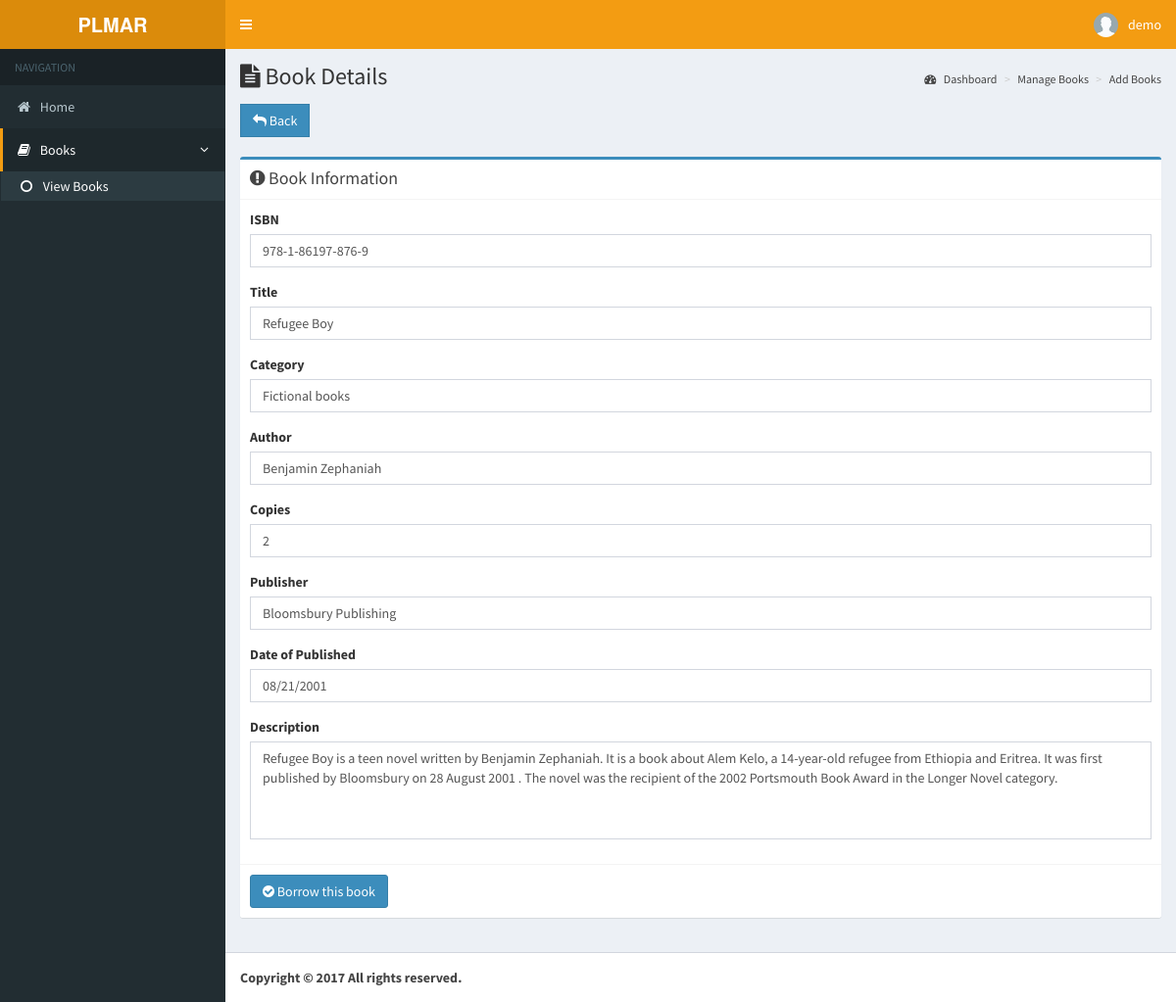
Screenshot of /pages/student/view-details.php?id=7 (signed in) with the database file from the repository.
### tables this page shows
CREATE TABLE `pl_account_tbl` (
  `id` int(11) NOT NULL,
  `image` varchar(255) NOT NULL,
  `student_id` varchar(255) NOT NULL,
  `name` varchar(255) NOT NULL,
  `email` varchar(255) NOT NULL,
  `gender` varchar(255) NOT NULL,
  `branch` varchar(255) NOT NULL,
  `year` varchar(255) NOT NULL,
  `section` varchar(255) NOT NULL,
  `username` varchar(255) NOT NULL,
  `password` varchar(255) NOT NULL,
  `role` varchar(255) NOT NULL,
  `date` timestamp NOT NULL DEFAULT CURRENT_TIMESTAMP ON UPDATE CURRENT_TIMESTAMP
);

CREATE TABLE `pl_books_tbl` (
  `id` int(11) NOT NULL,
  `isbn` varchar(255) NOT NULL,
  `title` varchar(255) NOT NULL,
  `category` varchar(255) NOT NULL,
  `author` varchar(255) NOT NULL,
  `publisher` varchar(255) NOT NULL,
  `description` varchar(1000) NOT NULL,
  `status` varchar(255) NOT NULL,
  `copies` int(11) NOT NULL,
  `requesting` int(11) NOT NULL,
  `published_date` varchar(255) NOT NULL
);

### pages/student/view-details.php (the view, shortened to what this page needs)
<?php
include '../../functions/functions.php';
$query = $db->query("SELECT * FROM pl_account_tbl WHERE id = ".$_SESSION['user']);
$row = $query->fetch_object();
$name = $row->name;
$image = $row->image;
$query = $db->query("SELECT * FROM pl_books_tbl WHERE id = ".$_GET['id']);
$row = $query->fetch_object();
$isbn = $row->isbn;
$title = $row->title;
$category = $row->category;
$author = $row->author;
$publisher = $row->publisher;
$status = $row->status;
$copies = $row->copies;
$published_date = $row->published_date;
$description = $row->description;
?>
<!DOCTYPE html>
<html>
<head>
  <link rel="stylesheet" href="../../bootstrap/css/bootstrap.min.css">
  <link rel="stylesheet" href="https://cdnjs.cloudflare.com/ajax/libs/font-awesome/4.5.0/css/font-awesome.min.css">
  <link rel="stylesheet" href="https://cdnjs.cloudflare.com/ajax/libs/ionicons/2.0.1/css/ionicons.min.css">
  <link rel="stylesheet" href="../../dist/css/AdminLTE.min.css">
  <link rel="stylesheet" href="../../plugins/select2/select2.min.css">
  <link rel="stylesheet" href="../../dist/css/skins/skin-yellow.min.css">
  <link rel="stylesheet" type="text/css" href="../../dist/css/jquery.ui.css">
  <link rel="stylesheet" type="text/css" href="../../dist/sweetalert/dist/sweetalert.css">
  <link rel="stylesheet" type="text/css" href="../../dist/sweetalert/themes/twitter/twitter.css">
</head>
<body class="hold-transition skin-yellow sidebar-mini">
<div class="wrapper">
  <header class="main-header">
    <a class="logo">
      <span class="logo-lg"><b>PLMAR</b></span>
    </a>
    <nav class="navbar navbar-static-top" role="navigation">
      <a href="#" class="sidebar-toggle" data-toggle="offcanvas" role="button">
      </a>
      <div class="navbar-custom-menu">
        <ul class="nav navbar-nav">
          <li class="dropdown user user-menu">
            <a href="#" class="dropdown-toggle" data-toggle="dropdown">
              <img src="../../<?php echo $image?>" class="user-image" alt="User Image">
              <span class="hidden-xs"><?php echo$name?></span>
            </a>
          </li>
        </ul>
      </div>
    </nav>
  </header>
  <aside class="main-sidebar">
    <section class="sidebar">
      <ul class="sidebar-menu">
        <li class="header">NAVIGATION</li>
         <li><a href="home.php"><i class="fa fa-home"></i> <span>Home</span></a></li>
        <li class="treeview active">
          <a href="#">
            <i class="fa fa-book"></i> <span> Books</span>
            <span class="pull-right-container">
              <i class="fa fa-angle-left pull-right"></i>
            </span>
          </a>
          <ul class="treeview-menu">
            <li class="active"><a href="view-books.php"><i class="fa fa-circle-o"></i> View Books</a></li>
          </ul>
        </li>
      </ul>
    </section>
  </aside>
  <div class="content-wrapper">
    <section class="content-header">
      <h1><i class="fa fa-file-text"></i> Book Details</h1>
      <ol class="breadcrumb">
        <li><a href="#"><i class="fa fa-dashboard"></i> Dashboard</a></li>
        <li><a href="#">Manage Books</a></li>
        <li class="active"><a href="#">Add Books</a></li>
      </ol>
    </section>
    <section class="content">
    <div class="row">
      <div class="col-md-12 col-xs-12">
        <a class="btn btn-primary flat" href="view-books.php"><i class="fa fa-reply"></i> Back</a>
      </div>
    </div>
    <br>
    <div class="row">
        <div class="col-md-12 col-xs-12">
          <div class="box box-primary">
            <div class="box-header with-border">
              <h3 class="box-title"><i class="fa fa-exclamation-circle"></i> Book Information</h3>
            </div>
            <form role="form" method="POST" data-parsley-validate>
              <div class="box-body">
                <div class="form-group">
                  <label for="ISBN">ISBN</label>
                  <p class="form-control"><?php echo$isbn?></p>
                </div>
                <div class="form-group">
                  <label for="title">Title</label>
                  <p class="form-control"><?php echo$title?></p>
                </div>
                <div class="form-group">
                  <label for="Category">Category</label>
                  <p class="form-control"><?php echo$category?></p>
                </div>
                <div class="form-group">
                  <label for="author">Author</label>
                  <p class="form-control"><?php echo$author?></p>
                </div>
                <div class="form-group">
                  <label for="Copies">Copies</label>
                  <p class="form-control"><?php echo$copies?></p>
                </div>
                <div class="form-group">
                  <label for="publisher">Publisher</label>
                  <p class="form-control"><?php echo$publisher?></p>
                </div>
                <div class="form-group">
                  <label for="publisher">Date of Published</label>
                  <p class="form-control"><?php echo$published_date?></p>
                </div>
                <div class="form-group">
                  <label for="description">Description</label>
                  <textarea class="form-control" style="resize:none;height:100px" name="description"><?php echo$description?></textarea>
                </div>
              </div>
              <div class="box-footer">
                <?php
                if($status == 'Unavailable') {
                  echo '<div class="alert alert-danger">This book is unavailable</div>';
                } else {
                  ?>
                  <a href="#" onClick="borrow(<?php echo$_GET['id']?>)" class="btn btn-primary"><i class="fa fa-check-circle"></i> Borrow this book</a>
                  <?php
                }
                ?>
              </div>
            </form>
          </div>
          </div>
    </div>
    </section>
  </div>
  <footer class="main-footer">
    <strong>Copyright &copy; <?php echo date('Y')?> All rights reserved.
  </footer>
</div>
</body>
</html>

### rows the page displays
pl_account_tbl: image (picture), name "demo"
pl_books_tbl: isbn "978-1-86197-876-9", title "Refugee Boy", category "Fictional books", author "Benjamin Zephaniah", copies "2", publisher "Bloomsbury Publishing", published_date "08/21/2001", description "Refugee Boy is a teen novel written by Benjamin Zephaniah. It is a book about Alem Kelo, a 14-year-old refugee from Ethiopia and Eritrea. It was first published by Bloomsbury on 28 August 2001 . The novel was the recipient of the 2002 Portsmouth Book Award in the Longer Novel category."
